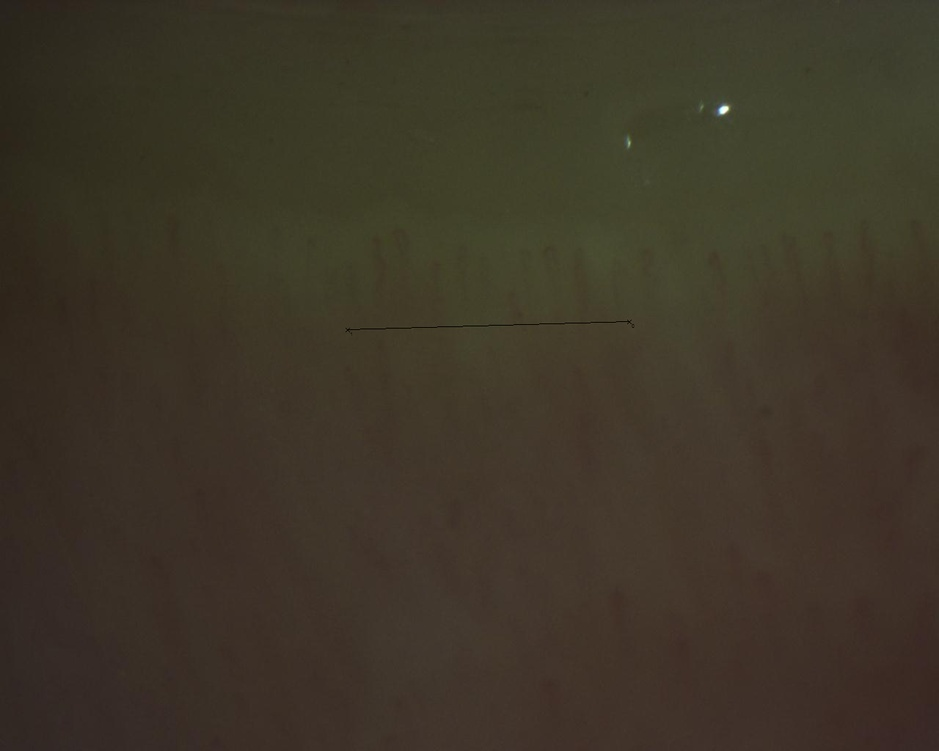
#> input picture Input Images/N2b.jpg, 939 x 751 px, shrunk from 1280 x 1024 before the run
$ jupyter execute main.ipynb
#> lines starting #> are read from the running program, lines starting #| are printed output that depends on the picture; after the words box and inside, x2 and y2 are one past the last pixel; in counts of white or black regions, pixels touching at a corner belong together
# Image Visualization

[cell 1]
import cv2
import numpy as np
import matplotlib.pyplot as plt
from skimage.feature import canny


def plot_images(images, titles, cmap='gray'):
    fig, ax = plt.subplots(1, len(images), figsize=(15, 10))
    for i, (image, title) in enumerate(zip(images, titles)):
        ax[i].imshow(image, cmap=cmap)
        ax[i].set_title(title)
        ax[i].set_xticks([])
        ax[i].set_yticks([])
    plt.show()

# Line Detection

[cell 2]
def find_line(image):
    gray = cv2.cvtColor(image, cv2.COLOR_BGR2GRAY)
    edges = cv2.Canny(gray, 50, 150)
    lines = cv2.HoughLinesP(edges, 1, np.pi/180,
                            threshold=25, minLineLength=100, maxLineGap=65)
    lines = sorted(lines, key=lambda x: np.linalg.norm(
        x[0][0:2] - x[0][2:4]), reverse=True)
    x1, y1, x2, y2 = lines[0][0]

    # Draw the line on the image with a colored boundary
    line_image = np.zeros_like(image)
    cv2.line(line_image, (x1, y1), (x2, y2), (0, 0, 255), 3)
    line_with_boundary = cv2.addWeighted(image, 0.7, line_image, 0.3, 0)
    print('The Coordinates of the line are: ', x1, y1, x2, y2)

    return x1, y1, x2, y2, line_with_boundary

# Image Transformation

[cell 3]
def crop_image(image, x1, y1, x2, y2, margin=110, space_below_line=-2):
    min_x = max(min(x1, x2) - margin, 0)
    max_x = min(max(x1, x2) + margin, image.shape[1])
    min_y = max(min(y1, y2) - margin, 0)
    max_y = min(max(y1, y2) + margin + space_below_line, image.shape[0])
    cropped = image[min_y:max_y, min_x:max_x]

    angle = np.arctan2(y2 - y1, x2 - x1) * 180 / np.pi

    # Rotate the image
    rows, cols = image.shape[:2]
    M = cv2.getRotationMatrix2D((cols/2, rows/2), angle, 1)
    rotated = cv2.warpAffine(image, M, (cols, rows))

    # Calculate the center of the image
    h, w = image.shape[:2]
    center = (w // 2, h // 2)

    # Define the rotation matrix
    M = cv2.getRotationMatrix2D(center, angle, 1)

    # Rotate the four points
    pts = np.array([(x1 - margin, y1 - margin), (x1, y1), (x2, y2), (x2 - margin, y2 - margin)])
    pts_rotated = cv2.transform(pts.reshape(-1, 1, 2), M).reshape(-1, 2).astype(int)

    # Crop the image
    cropped = rotated[pts_rotated[0][1] - space_below_line:pts_rotated[2][1] + space_below_line,
              pts_rotated[0][0]-20 :pts_rotated[2][0]+20 ]

    plot_images([cv2.cvtColor(image, cv2.COLOR_BGR2RGB), cv2.cvtColor(cropped, cv2.COLOR_BGR2RGB)],
                ['Original Image with line', 'Cropped and Rotated image'])

    return cropped

# Channel Separation

[cell 4]
def split_channels(image):
    blue, green, red = cv2.split(image)
    # Plot the RGB channels
    plot_images([cv2.cvtColor(image, cv2.COLOR_BGR2RGB), cv2.cvtColor(red, cv2.COLOR_BGR2RGB),
                 cv2.cvtColor(green, cv2.COLOR_BGR2RGB), cv2.cvtColor(blue, cv2.COLOR_BGR2RGB)],
                ['RGB', 'Red channel', 'Green channel', 'Blue channel'])
    return blue, green, red

# Contrast Enhancement

[cell 5]
def enhance_contrast(image):
    # Apply histogram equalization
    enhanced = cv2.equalizeHist(image)
    return enhanced

# Noise Reduction

[cell 6]
def denoise_image(image):
    # Apply Gaussian blur to the image
    blur = cv2.GaussianBlur(image, (5, 5), 0)
    median_filtered = cv2.medianBlur(blur, 1)

    return median_filtered

# Feature Detection

[cell 7]
def segment_capillaries(image):
    # Apply adaptive thresholding to segment the capillaries
    thresh = cv2.adaptiveThreshold(image, 255, cv2.ADAPTIVE_THRESH_MEAN_C, cv2.THRESH_BINARY, blockSize=31, C=5)

    # Apply Canny edge detection
    edges = canny(thresh, sigma=10)

    contours, hierarchy = cv2.findContours(edges.astype(np.uint8), cv2.RETR_TREE, cv2.CHAIN_APPROX_SIMPLE)

    # Draw the contours on the original image
    contour_img = cv2.cvtColor(thresh, cv2.COLOR_GRAY2BGR)
    cv2.drawContours(contour_img, contours, -1, (0, 0, 255), 2)

    # Display the results
    plot_images([cv2.cvtColor(image, cv2.COLOR_BGR2RGB), thresh, contour_img],
                ['Original', 'Threshold', f'Capillaries ({len(contours)})'])

# Processing Pipeline

[cell 8]
# Read the image
image = cv2.imread(r'Input Images/N2b.jpg', cv2.IMREAD_COLOR)
#> image is the input picture: shape (751, 939, 3); mean B, G, R 40.1, 54.1, 61.7

# Find the line in the image
x1, y1, x2, y2, line_with_boundary = find_line(image)
#> in find_line, `edges = cv2.Canny(gray, 50, 150)`:
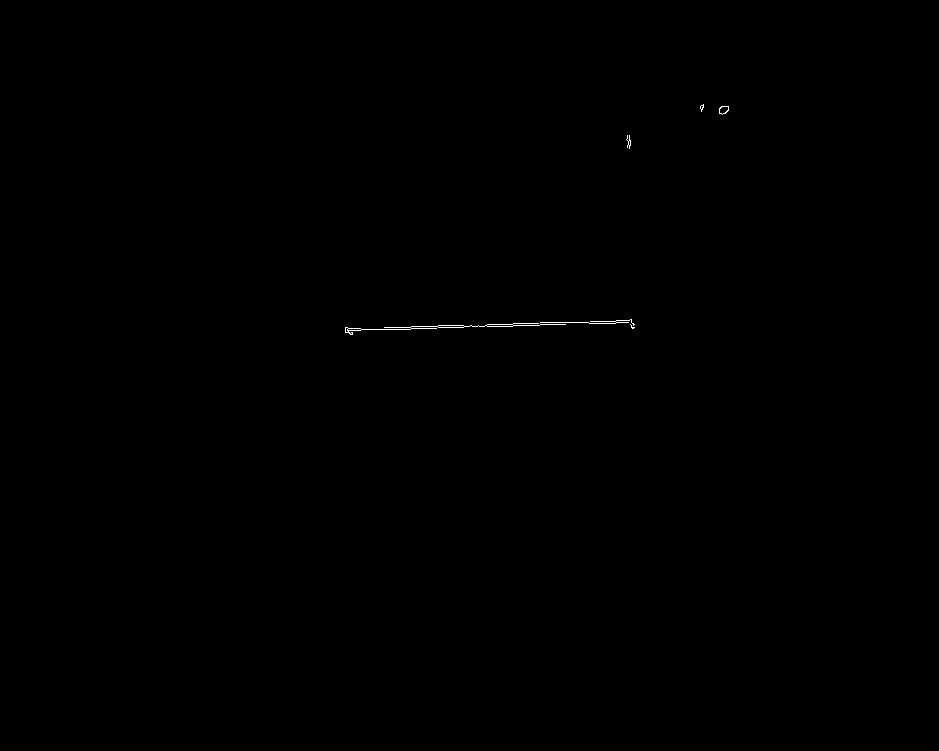
#> edges: shape (751, 939); 0.09% white in thin lines or dots, all inside (x1, y1, x2, y2) = (345, 104, 729, 335)
#> in find_line, `lines = cv2.HoughLinesP(edges, 1, np.pi/180, threshold=25, minLineLeng..`: lines = [[345, 329, 631, 319], [345, 330, 631, 320], [495, 326, 631, 322], [345, 328, 446, 325]]
#> in find_line, `lines = sorted(lines, key=lambda x: np.linalg.norm( x[0][0:2] - x[0][2..`: lines = [[[345, 329, 631, 319]], [[345, 330, 631, 320]], [[495, 326, 631, 322]], [[345, 328, 446, 325]]]
#> in find_line, `x1, y1, x2, y2 = lines[0][0]`: x1 = 345; y1 = 329; x2 = 631; y2 = 319
#> in find_line, `line_with_boundary = cv2.addWeighted(image, 0.7, line_image, 0.3, 0)`:
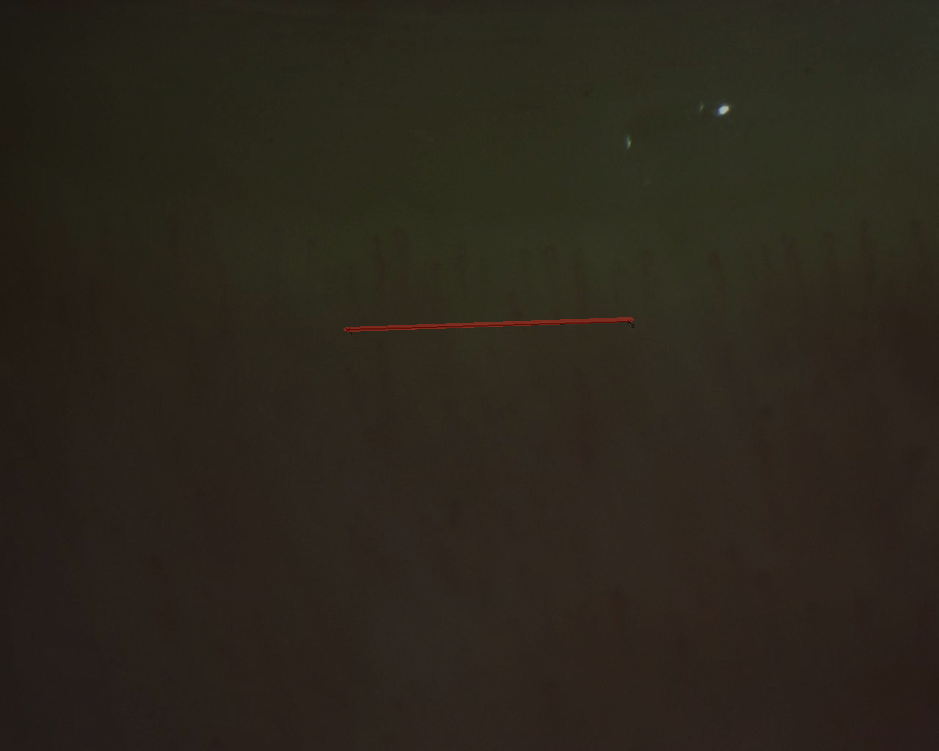
#> line_with_boundary: shape (751, 939, 3); mean B, G, R 28.1, 37.9, 43.4
#| The Coordinates of the line are:  345 329 631 319
#> x1 = 345; y1 = 329; x2 = 631; y2 = 319

# Crop the image based on the line
cropped_image = crop_image(line_with_boundary, x1, y1, x2, y2)
#> in crop_image, `min_x = max(min(x1, x2) - margin, 0)`: min_x = 235
#> in crop_image, `max_x = min(max(x1, x2) + margin, image.shape[1])`: max_x = 741
#> in crop_image, `min_y = max(min(y1, y2) - margin, 0)`: min_y = 209
#> in crop_image, `max_y = min(max(y1, y2) + margin + space_below_line, image.shape[0])`: max_y = 437
#> in crop_image, `cropped = image[min_y:max_y, min_x:max_x]`:
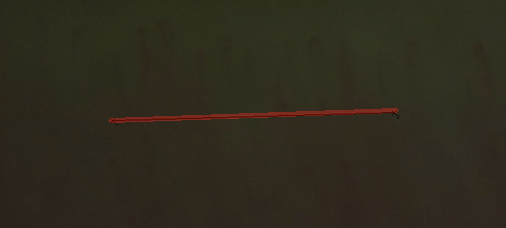
#> cropped: shape (228, 506, 3); mean B, G, R 29.7, 42.7, 47.4
#> in crop_image, `angle = np.arctan2(y2 - y1, x2 - x1) * 180 / np.pi`: angle = -2
#> in crop_image, `M = cv2.getRotationMatrix2D((cols/2, rows/2), angle, 1)`: M = [[0.999, -0.0349, 13.41], [0.0349, 0.999, -16.18]]
#> in crop_image, `M = cv2.getRotationMatrix2D(center, angle, 1)`: M = [[0.999, -0.0349, 13.39], [0.0349, 0.999, -16.16]]
#> in crop_image, `pts = np.array([(x1 - margin, y1 - margin), (x1, y1), (x2, y2), (x2 - ..`: pts = [[235, 219], [345, 329], [631, 319], [521, 209]]
#> in crop_image, `pts_rotated = cv2.transform(pts.reshape(-1, 1, 2), M).reshape(-1, 2).a..`: pts_rotated = [[241, 211], [347, 325], [633, 325], [527, 211]]
#> in crop_image, `cropped = rotated[pts_rotated[0][1] - space_below_line:pts_rotated[2][..`:
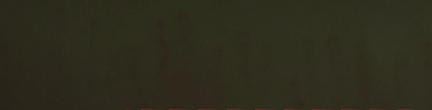
#> cropped: shape (110, 432, 3); mean B, G, R 29.4, 44.7, 46.4
#> the loop in plot_images, `for i, (image, title) in enumerate(zip(images, titles)):` made 2 passes
#> title on passes 1 to 2: 'Original Image with line', 'Cropped and Rotated image'

# Split the image into its RGB channels
blue, green, red = split_channels(cropped_image)
#> in split_channels, `blue, green, red = cv2.split(image)`:
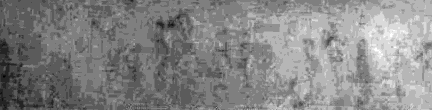
#> blue: shape (110, 432); min 22, max 36, mean 29.4; drawn with min black and max white
#> call 2 of plot_images, with cmap = 'gray'
#> the loop in plot_images (call 2), `for i, (image, title) in enumerate(zip(images, titles)):` made 4 passes
#> in plot_images (call 2), `plt.show()`:
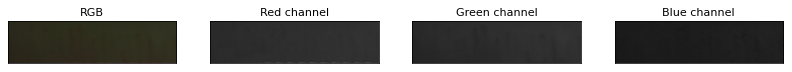
#> figure drawn by matplotlib, 4 panels

# Enhance contrast of the green channel
enhanced_green = enhance_contrast(green)
#> in enhance_contrast, `enhanced = cv2.equalizeHist(image)`:
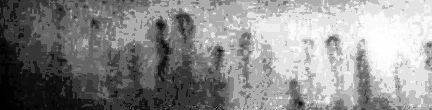
#> enhanced: shape (110, 432); min 0, max 255, mean 139.2

# Denoising
denoised_image = denoise_image(enhanced_green)


# Display the original and denoised images
plot_images([enhanced_green, denoised_image], ['Enhanced Green', 'Denoised'], cmap='gray')

# Contouring
segment_capillaries(denoised_image)
#> in segment_capillaries, `thresh = cv2.adaptiveThreshold(image, 255, cv2.ADAPTIVE_THRESH_MEAN_C,..`: thresh: shape (110, 432); 68% white; 142 black regions (86 under 20 px), largest, box (x1, y1, x2, y2) and area: (171, 9, 239, 110) 2051, (353, 38, 395, 110) 1071, (23, 61, 107, 110) 979
#> in segment_capillaries, `edges = canny(thresh, sigma=10)`:
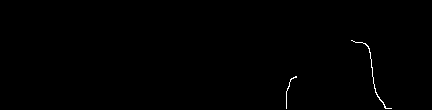
#> edges: shape (110, 432) bool; 0.31% white in thin lines or dots, all inside (x1, y1, x2, y2) = (286, 40, 392, 109)
#> in segment_capillaries, `contours, hierarchy = cv2.findContours(edges.astype(np.uint8), cv2.RET..`: contours = 2 contours, all with area under 20
#> in segment_capillaries, `cv2.drawContours(contour_img, contours, -1, (0, 0, 255), 2)`:
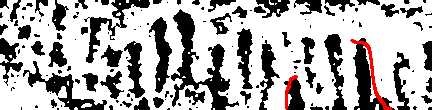
#> contour_img: shape (110, 432, 3); mean B, G, R 171.9, 171.9, 174.4
#> call 4 of plot_images, with cmap = 'gray'
#> the loop in plot_images (call 4), `for i, (image, title) in enumerate(zip(images, titles)):` made 3 passes
#> title on passes 1 to 3: 'Original', 'Threshold', 'Capillaries (2)'
#> in plot_images (call 4), `plt.show()`:
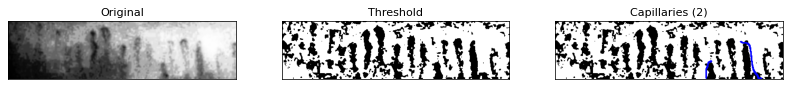
#> figure drawn by matplotlib, 3 panels; B, G, R data is drawn as R, G, B

$ run again, with Input Images/N1b.jpg copied over Input Images/N2b.jpg
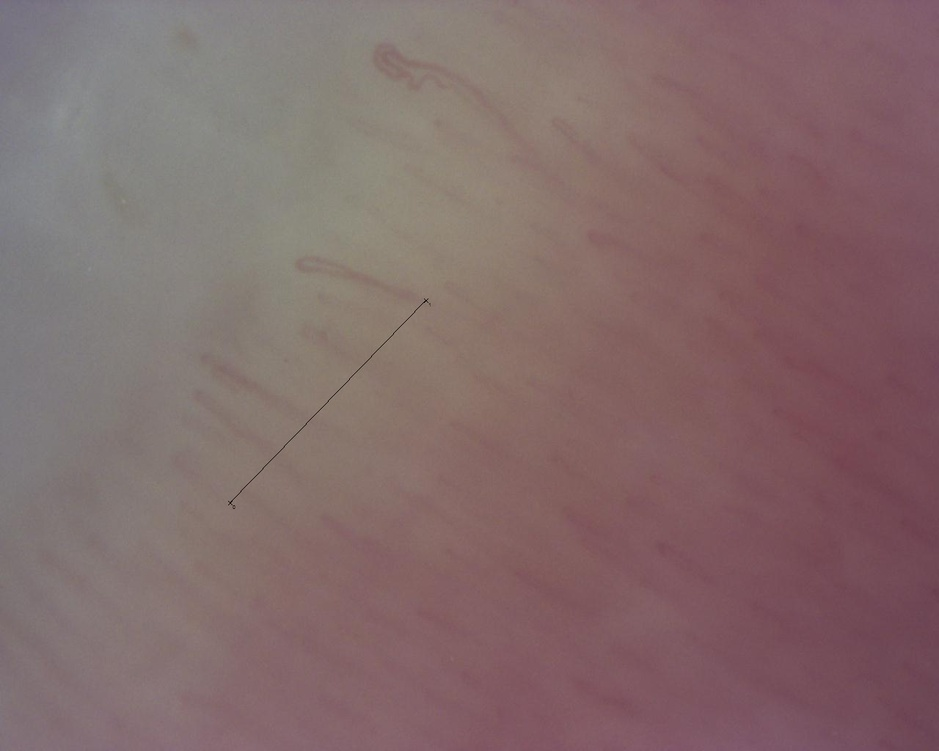
#> input picture Input Images/N1b.jpg, 939 x 751 px, shrunk from 1280 x 1024 before the run
#> image is the input picture: shape (751, 939, 3); mean B, G, R 107.1, 106.6, 131
#> in find_line, `edges = cv2.Canny(gray, 50, 150)`:
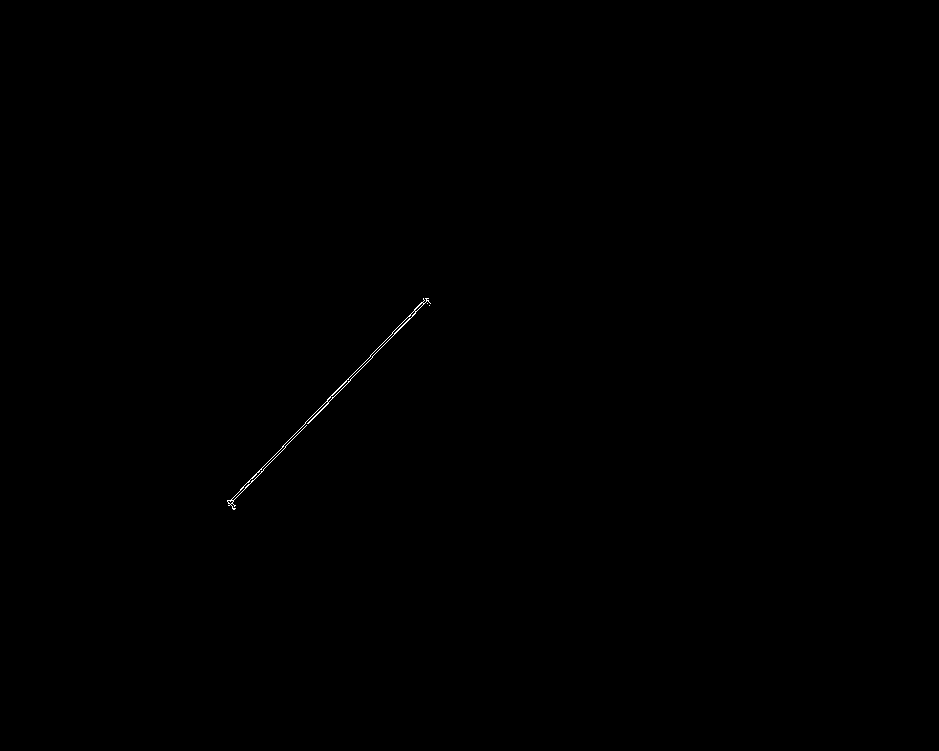
#> edges: shape (751, 939); 0.08% white in thin lines or dots, all inside (x1, y1, x2, y2) = (227, 298, 431, 510)
#> in find_line, `lines = cv2.HoughLinesP(edges, 1, np.pi/180, threshold=25, minLineLeng..`: lines = [[228, 502, 425, 298], [229, 505, 427, 300]]
#> in find_line, `lines = sorted(lines, key=lambda x: np.linalg.norm( x[0][0:2] - x[0][2..`: lines = [[[229, 505, 427, 300]], [[228, 502, 425, 298]]]
#> in find_line, `x1, y1, x2, y2 = lines[0][0]`: x1 = 229; y1 = 505; x2 = 427; y2 = 300
#| The Coordinates of the line are:  229 505 427 300
#> `x1, y1, x2, y2, line_with_boundary = find_line(image)`: x1 = 229; y1 = 505; x2 = 427; y2 = 300
#> min_x = 119
#> max_x = 537
#> min_y = 190
#> max_y = 613
#> angle = -46
#> in crop_image, `M = cv2.getRotationMatrix2D((cols/2, rows/2), angle, 1)`: M = [[0.695, -0.719, 413.4], [0.719, 0.695, -223.1]]
#> in crop_image, `M = cv2.getRotationMatrix2D(center, angle, 1)`: M = [[0.695, -0.719, 412.9], [0.719, 0.695, -222.9]]
#> pts = [[119, 395], [229, 505], [427, 300], [317, 190]]
#> pts_rotated = [[211, 137], [209, 293], [494, 293], [496, 137]]
#> the loop in plot_images, `for i, (image, title) in enumerate(zip(images, titles)):` made 2 passes
#> title on passes 1 to 2: 'Original Image with line', 'Cropped and Rotated image'
#> the loop in plot_images (call 2), `for i, (image, title) in enumerate(zip(images, titles)):` made 4 passes
#> thresh: shape (152, 323); 66.7% white; 154 black regions (109 under 20 px), largest, box (x1, y1, x2, y2) and area: (98, 21, 148, 152) 2214, (235, 31, 305, 152) 1640, (67, 47, 95, 152) 1598
#> contours = 8 contours, 5 with area under 20; largest, box (x1, y1, x2, y2) and area: (235, 31, 307, 151) 66, (143, 20, 201, 48) 30, (1, 79, 40, 147) 23
#> the loop in plot_images (call 4), `for i, (image, title) in enumerate(zip(images, titles)):` made 3 passes
#> title on passes 1 to 3: 'Original', 'Threshold', 'Capillaries (8)'
#> in plot_images (call 4), `plt.show()`:
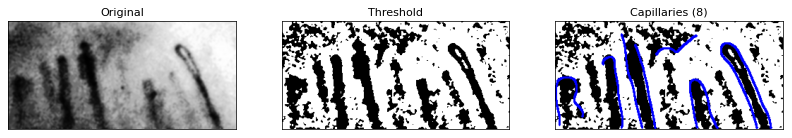
#> figure drawn by matplotlib, 3 panels; B, G, R data is drawn as R, G, B
